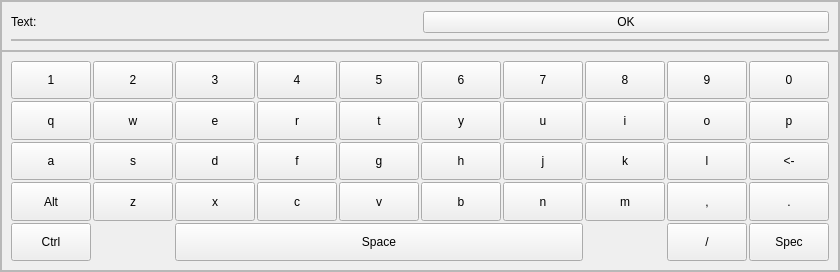
<?xml version="1.0" encoding="UTF-8"?>
<ui version="4.0">
 <class>KeyboardWindow</class>
 <widget class="QFrame" name="KeyboardWindow">
  <property name="geometry">
   <rect>
    <x>0</x>
    <y>0</y>
    <width>790</width>
    <height>272</height>
   </rect>
  </property>
  <property name="windowTitle">
   <string>Frame</string>
  </property>
  <property name="frameShape">
   <enum>QFrame::StyledPanel</enum>
  </property>
  <property name="frameShadow">
   <enum>QFrame::Raised</enum>
  </property>
  <layout class="QVBoxLayout" name="verticalLayout">
   <property name="spacing">
    <number>0</number>
   </property>
   <property name="margin">
    <number>0</number>
   </property>
   <item>
    <widget class="QFrame" name="textFrame">
     <property name="frameShape">
      <enum>QFrame::StyledPanel</enum>
     </property>
     <property name="frameShadow">
      <enum>QFrame::Raised</enum>
     </property>
     <layout class="QGridLayout" name="gridLayout_2">
      <item row="0" column="0">
       <widget class="QLabel" name="label">
        <property name="text">
         <string>Text:</string>
        </property>
       </widget>
      </item>
      <item row="1" column="0" colspan="2">
       <widget class="QFrame" name="listFrame">
        <property name="frameShape">
         <enum>QFrame::StyledPanel</enum>
        </property>
        <property name="frameShadow">
         <enum>QFrame::Raised</enum>
        </property>
        <layout class="QGridLayout" name="gridLayout_3">
         <property name="margin">
          <number>0</number>
         </property>
         <property name="spacing">
          <number>0</number>
         </property>
        </layout>
       </widget>
      </item>
      <item row="0" column="1">
       <widget class="QPushButton" name="pushButton_10">
        <property name="text">
         <string>OK</string>
        </property>
       </widget>
      </item>
     </layout>
    </widget>
   </item>
   <item>
    <widget class="QFrame" name="frame_2">
     <property name="sizePolicy">
      <sizepolicy hsizetype="Preferred" vsizetype="Expanding">
       <horstretch>0</horstretch>
       <verstretch>0</verstretch>
      </sizepolicy>
     </property>
     <property name="frameShape">
      <enum>QFrame::StyledPanel</enum>
     </property>
     <property name="frameShadow">
      <enum>QFrame::Raised</enum>
     </property>
     <layout class="QGridLayout" name="gridLayout">
      <property name="spacing">
       <number>2</number>
      </property>
      <item row="1" column="0">
       <widget class="QPushButton" name="bq_button">
        <property name="sizePolicy">
         <sizepolicy hsizetype="Minimum" vsizetype="Expanding">
          <horstretch>0</horstretch>
          <verstretch>0</verstretch>
         </sizepolicy>
        </property>
        <property name="text">
         <string>q</string>
        </property>
       </widget>
      </item>
      <item row="1" column="1">
       <widget class="QPushButton" name="bw_button">
        <property name="sizePolicy">
         <sizepolicy hsizetype="Minimum" vsizetype="Expanding">
          <horstretch>0</horstretch>
          <verstretch>0</verstretch>
         </sizepolicy>
        </property>
        <property name="text">
         <string>w</string>
        </property>
       </widget>
      </item>
      <item row="2" column="0">
       <widget class="QPushButton" name="ba_button">
        <property name="sizePolicy">
         <sizepolicy hsizetype="Minimum" vsizetype="Expanding">
          <horstretch>0</horstretch>
          <verstretch>0</verstretch>
         </sizepolicy>
        </property>
        <property name="text">
         <string>a</string>
        </property>
       </widget>
      </item>
      <item row="3" column="0">
       <widget class="QPushButton" name="alt_button">
        <property name="sizePolicy">
         <sizepolicy hsizetype="Minimum" vsizetype="Expanding">
          <horstretch>0</horstretch>
          <verstretch>0</verstretch>
         </sizepolicy>
        </property>
        <property name="text">
         <string>Alt</string>
        </property>
       </widget>
      </item>
      <item row="3" column="1">
       <widget class="QPushButton" name="bz_button">
        <property name="sizePolicy">
         <sizepolicy hsizetype="Minimum" vsizetype="Expanding">
          <horstretch>0</horstretch>
          <verstretch>0</verstretch>
         </sizepolicy>
        </property>
        <property name="text">
         <string>z</string>
        </property>
       </widget>
      </item>
      <item row="3" column="2">
       <widget class="QPushButton" name="bx_button">
        <property name="sizePolicy">
         <sizepolicy hsizetype="Minimum" vsizetype="Expanding">
          <horstretch>0</horstretch>
          <verstretch>0</verstretch>
         </sizepolicy>
        </property>
        <property name="text">
         <string>x</string>
        </property>
       </widget>
      </item>
      <item row="3" column="3">
       <widget class="QPushButton" name="bc_button">
        <property name="sizePolicy">
         <sizepolicy hsizetype="Minimum" vsizetype="Expanding">
          <horstretch>0</horstretch>
          <verstretch>0</verstretch>
         </sizepolicy>
        </property>
        <property name="text">
         <string>c</string>
        </property>
       </widget>
      </item>
      <item row="3" column="4">
       <widget class="QPushButton" name="bv_button">
        <property name="sizePolicy">
         <sizepolicy hsizetype="Minimum" vsizetype="Expanding">
          <horstretch>0</horstretch>
          <verstretch>0</verstretch>
         </sizepolicy>
        </property>
        <property name="text">
         <string>v</string>
        </property>
       </widget>
      </item>
      <item row="3" column="5">
       <widget class="QPushButton" name="bb_button">
        <property name="sizePolicy">
         <sizepolicy hsizetype="Minimum" vsizetype="Expanding">
          <horstretch>0</horstretch>
          <verstretch>0</verstretch>
         </sizepolicy>
        </property>
        <property name="text">
         <string>b</string>
        </property>
       </widget>
      </item>
      <item row="1" column="2">
       <widget class="QPushButton" name="be_button">
        <property name="sizePolicy">
         <sizepolicy hsizetype="Minimum" vsizetype="Expanding">
          <horstretch>0</horstretch>
          <verstretch>0</verstretch>
         </sizepolicy>
        </property>
        <property name="text">
         <string>e</string>
        </property>
       </widget>
      </item>
      <item row="1" column="3">
       <widget class="QPushButton" name="br_button">
        <property name="sizePolicy">
         <sizepolicy hsizetype="Minimum" vsizetype="Expanding">
          <horstretch>0</horstretch>
          <verstretch>0</verstretch>
         </sizepolicy>
        </property>
        <property name="text">
         <string>r</string>
        </property>
       </widget>
      </item>
      <item row="1" column="4">
       <widget class="QPushButton" name="bt_button">
        <property name="sizePolicy">
         <sizepolicy hsizetype="Minimum" vsizetype="Expanding">
          <horstretch>0</horstretch>
          <verstretch>0</verstretch>
         </sizepolicy>
        </property>
        <property name="text">
         <string>t</string>
        </property>
       </widget>
      </item>
      <item row="1" column="5">
       <widget class="QPushButton" name="by_button">
        <property name="sizePolicy">
         <sizepolicy hsizetype="Minimum" vsizetype="Expanding">
          <horstretch>0</horstretch>
          <verstretch>0</verstretch>
         </sizepolicy>
        </property>
        <property name="text">
         <string>y</string>
        </property>
       </widget>
      </item>
      <item row="1" column="6">
       <widget class="QPushButton" name="bu_button">
        <property name="sizePolicy">
         <sizepolicy hsizetype="Minimum" vsizetype="Expanding">
          <horstretch>0</horstretch>
          <verstretch>0</verstretch>
         </sizepolicy>
        </property>
        <property name="text">
         <string>u</string>
        </property>
       </widget>
      </item>
      <item row="1" column="7">
       <widget class="QPushButton" name="bi_button">
        <property name="sizePolicy">
         <sizepolicy hsizetype="Minimum" vsizetype="Expanding">
          <horstretch>0</horstretch>
          <verstretch>0</verstretch>
         </sizepolicy>
        </property>
        <property name="text">
         <string>i</string>
        </property>
       </widget>
      </item>
      <item row="1" column="8">
       <widget class="QPushButton" name="bo_button">
        <property name="sizePolicy">
         <sizepolicy hsizetype="Minimum" vsizetype="Expanding">
          <horstretch>0</horstretch>
          <verstretch>0</verstretch>
         </sizepolicy>
        </property>
        <property name="text">
         <string>o</string>
        </property>
       </widget>
      </item>
      <item row="1" column="9">
       <widget class="QPushButton" name="bp_button">
        <property name="sizePolicy">
         <sizepolicy hsizetype="Minimum" vsizetype="Expanding">
          <horstretch>0</horstretch>
          <verstretch>0</verstretch>
         </sizepolicy>
        </property>
        <property name="text">
         <string>p</string>
        </property>
       </widget>
      </item>
      <item row="2" column="1">
       <widget class="QPushButton" name="bs_button">
        <property name="sizePolicy">
         <sizepolicy hsizetype="Minimum" vsizetype="Expanding">
          <horstretch>0</horstretch>
          <verstretch>0</verstretch>
         </sizepolicy>
        </property>
        <property name="text">
         <string>s</string>
        </property>
       </widget>
      </item>
      <item row="2" column="2">
       <widget class="QPushButton" name="bd_button">
        <property name="sizePolicy">
         <sizepolicy hsizetype="Minimum" vsizetype="Expanding">
          <horstretch>0</horstretch>
          <verstretch>0</verstretch>
         </sizepolicy>
        </property>
        <property name="text">
         <string>d</string>
        </property>
       </widget>
      </item>
      <item row="2" column="3">
       <widget class="QPushButton" name="bf_button">
        <property name="sizePolicy">
         <sizepolicy hsizetype="Minimum" vsizetype="Expanding">
          <horstretch>0</horstretch>
          <verstretch>0</verstretch>
         </sizepolicy>
        </property>
        <property name="text">
         <string>f</string>
        </property>
       </widget>
      </item>
      <item row="2" column="4">
       <widget class="QPushButton" name="bg_button">
        <property name="sizePolicy">
         <sizepolicy hsizetype="Minimum" vsizetype="Expanding">
          <horstretch>0</horstretch>
          <verstretch>0</verstretch>
         </sizepolicy>
        </property>
        <property name="text">
         <string>g</string>
        </property>
       </widget>
      </item>
      <item row="2" column="5">
       <widget class="QPushButton" name="bh_button">
        <property name="sizePolicy">
         <sizepolicy hsizetype="Minimum" vsizetype="Expanding">
          <horstretch>0</horstretch>
          <verstretch>0</verstretch>
         </sizepolicy>
        </property>
        <property name="text">
         <string>h</string>
        </property>
       </widget>
      </item>
      <item row="2" column="6">
       <widget class="QPushButton" name="bj_button">
        <property name="sizePolicy">
         <sizepolicy hsizetype="Minimum" vsizetype="Expanding">
          <horstretch>0</horstretch>
          <verstretch>0</verstretch>
         </sizepolicy>
        </property>
        <property name="text">
         <string>j</string>
        </property>
       </widget>
      </item>
      <item row="2" column="7">
       <widget class="QPushButton" name="bk_button">
        <property name="sizePolicy">
         <sizepolicy hsizetype="Minimum" vsizetype="Expanding">
          <horstretch>0</horstretch>
          <verstretch>0</verstretch>
         </sizepolicy>
        </property>
        <property name="text">
         <string>k</string>
        </property>
       </widget>
      </item>
      <item row="2" column="8">
       <widget class="QPushButton" name="bl_button">
        <property name="sizePolicy">
         <sizepolicy hsizetype="Minimum" vsizetype="Expanding">
          <horstretch>0</horstretch>
          <verstretch>0</verstretch>
         </sizepolicy>
        </property>
        <property name="text">
         <string>l</string>
        </property>
       </widget>
      </item>
      <item row="3" column="6">
       <widget class="QPushButton" name="bn_button">
        <property name="sizePolicy">
         <sizepolicy hsizetype="Minimum" vsizetype="Expanding">
          <horstretch>0</horstretch>
          <verstretch>0</verstretch>
         </sizepolicy>
        </property>
        <property name="text">
         <string>n</string>
        </property>
       </widget>
      </item>
      <item row="3" column="7">
       <widget class="QPushButton" name="bm_button">
        <property name="sizePolicy">
         <sizepolicy hsizetype="Minimum" vsizetype="Expanding">
          <horstretch>0</horstretch>
          <verstretch>0</verstretch>
         </sizepolicy>
        </property>
        <property name="text">
         <string>m</string>
        </property>
       </widget>
      </item>
      <item row="3" column="8">
       <widget class="QPushButton" name="comma_button">
        <property name="sizePolicy">
         <sizepolicy hsizetype="Minimum" vsizetype="Expanding">
          <horstretch>0</horstretch>
          <verstretch>0</verstretch>
         </sizepolicy>
        </property>
        <property name="text">
         <string>,</string>
        </property>
       </widget>
      </item>
      <item row="3" column="9">
       <widget class="QPushButton" name="dot_button">
        <property name="sizePolicy">
         <sizepolicy hsizetype="Minimum" vsizetype="Expanding">
          <horstretch>0</horstretch>
          <verstretch>0</verstretch>
         </sizepolicy>
        </property>
        <property name="text">
         <string>.</string>
        </property>
       </widget>
      </item>
      <item row="2" column="9">
       <widget class="QPushButton" name="back_button">
        <property name="sizePolicy">
         <sizepolicy hsizetype="Minimum" vsizetype="Expanding">
          <horstretch>0</horstretch>
          <verstretch>0</verstretch>
         </sizepolicy>
        </property>
        <property name="text">
         <string>&lt;-</string>
        </property>
       </widget>
      </item>
      <item row="4" column="0">
       <widget class="QPushButton" name="ctrl_button">
        <property name="sizePolicy">
         <sizepolicy hsizetype="Minimum" vsizetype="Expanding">
          <horstretch>0</horstretch>
          <verstretch>0</verstretch>
         </sizepolicy>
        </property>
        <property name="text">
         <string>Ctrl</string>
        </property>
       </widget>
      </item>
      <item row="0" column="0">
       <widget class="QPushButton" name="b1_button">
        <property name="sizePolicy">
         <sizepolicy hsizetype="Minimum" vsizetype="Expanding">
          <horstretch>0</horstretch>
          <verstretch>0</verstretch>
         </sizepolicy>
        </property>
        <property name="text">
         <string>1</string>
        </property>
       </widget>
      </item>
      <item row="0" column="1">
       <widget class="QPushButton" name="b2_button">
        <property name="sizePolicy">
         <sizepolicy hsizetype="Minimum" vsizetype="Expanding">
          <horstretch>0</horstretch>
          <verstretch>0</verstretch>
         </sizepolicy>
        </property>
        <property name="text">
         <string>2</string>
        </property>
       </widget>
      </item>
      <item row="0" column="2">
       <widget class="QPushButton" name="b3_button">
        <property name="sizePolicy">
         <sizepolicy hsizetype="Minimum" vsizetype="Expanding">
          <horstretch>0</horstretch>
          <verstretch>0</verstretch>
         </sizepolicy>
        </property>
        <property name="text">
         <string>3</string>
        </property>
       </widget>
      </item>
      <item row="0" column="3">
       <widget class="QPushButton" name="b4_button">
        <property name="sizePolicy">
         <sizepolicy hsizetype="Minimum" vsizetype="Expanding">
          <horstretch>0</horstretch>
          <verstretch>0</verstretch>
         </sizepolicy>
        </property>
        <property name="text">
         <string>4</string>
        </property>
       </widget>
      </item>
      <item row="0" column="4">
       <widget class="QPushButton" name="b5_button">
        <property name="sizePolicy">
         <sizepolicy hsizetype="Minimum" vsizetype="Expanding">
          <horstretch>0</horstretch>
          <verstretch>0</verstretch>
         </sizepolicy>
        </property>
        <property name="text">
         <string>5</string>
        </property>
       </widget>
      </item>
      <item row="0" column="5">
       <widget class="QPushButton" name="b6_button">
        <property name="sizePolicy">
         <sizepolicy hsizetype="Minimum" vsizetype="Expanding">
          <horstretch>0</horstretch>
          <verstretch>0</verstretch>
         </sizepolicy>
        </property>
        <property name="text">
         <string>6</string>
        </property>
       </widget>
      </item>
      <item row="0" column="6">
       <widget class="QPushButton" name="b7_button">
        <property name="sizePolicy">
         <sizepolicy hsizetype="Minimum" vsizetype="Expanding">
          <horstretch>0</horstretch>
          <verstretch>0</verstretch>
         </sizepolicy>
        </property>
        <property name="text">
         <string>7</string>
        </property>
       </widget>
      </item>
      <item row="0" column="7">
       <widget class="QPushButton" name="b8_button">
        <property name="sizePolicy">
         <sizepolicy hsizetype="Minimum" vsizetype="Expanding">
          <horstretch>0</horstretch>
          <verstretch>0</verstretch>
         </sizepolicy>
        </property>
        <property name="text">
         <string>8</string>
        </property>
       </widget>
      </item>
      <item row="0" column="8">
       <widget class="QPushButton" name="b9_button">
        <property name="sizePolicy">
         <sizepolicy hsizetype="Minimum" vsizetype="Expanding">
          <horstretch>0</horstretch>
          <verstretch>0</verstretch>
         </sizepolicy>
        </property>
        <property name="text">
         <string>9</string>
        </property>
       </widget>
      </item>
      <item row="0" column="9">
       <widget class="QPushButton" name="b0_button">
        <property name="sizePolicy">
         <sizepolicy hsizetype="Minimum" vsizetype="Expanding">
          <horstretch>0</horstretch>
          <verstretch>0</verstretch>
         </sizepolicy>
        </property>
        <property name="text">
         <string>0</string>
        </property>
       </widget>
      </item>
      <item row="4" column="2" colspan="5">
       <widget class="QPushButton" name="space_button">
        <property name="sizePolicy">
         <sizepolicy hsizetype="Minimum" vsizetype="Expanding">
          <horstretch>0</horstretch>
          <verstretch>0</verstretch>
         </sizepolicy>
        </property>
        <property name="text">
         <string>Space</string>
        </property>
       </widget>
      </item>
      <item row="4" column="8">
       <widget class="QPushButton" name="slash_button">
        <property name="sizePolicy">
         <sizepolicy hsizetype="Minimum" vsizetype="Expanding">
          <horstretch>0</horstretch>
          <verstretch>0</verstretch>
         </sizepolicy>
        </property>
        <property name="text">
         <string>/</string>
        </property>
       </widget>
      </item>
      <item row="4" column="9">
       <widget class="QPushButton" name="spec_button">
        <property name="sizePolicy">
         <sizepolicy hsizetype="Minimum" vsizetype="Expanding">
          <horstretch>0</horstretch>
          <verstretch>0</verstretch>
         </sizepolicy>
        </property>
        <property name="text">
         <string>Spec</string>
        </property>
       </widget>
      </item>
     </layout>
    </widget>
   </item>
  </layout>
 </widget>
 <resources/>
 <connections/>
</ui>
